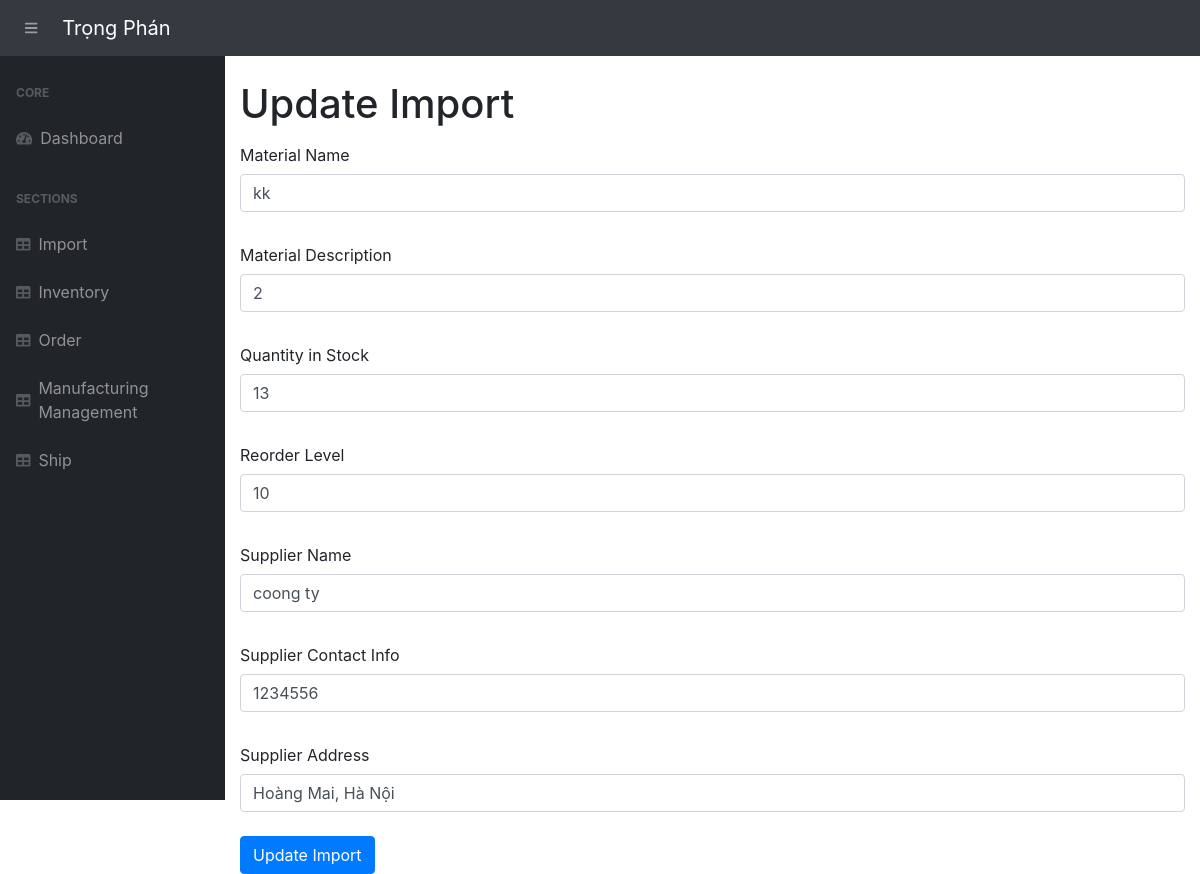
The page /update-import/5 on the database as committed earlier.
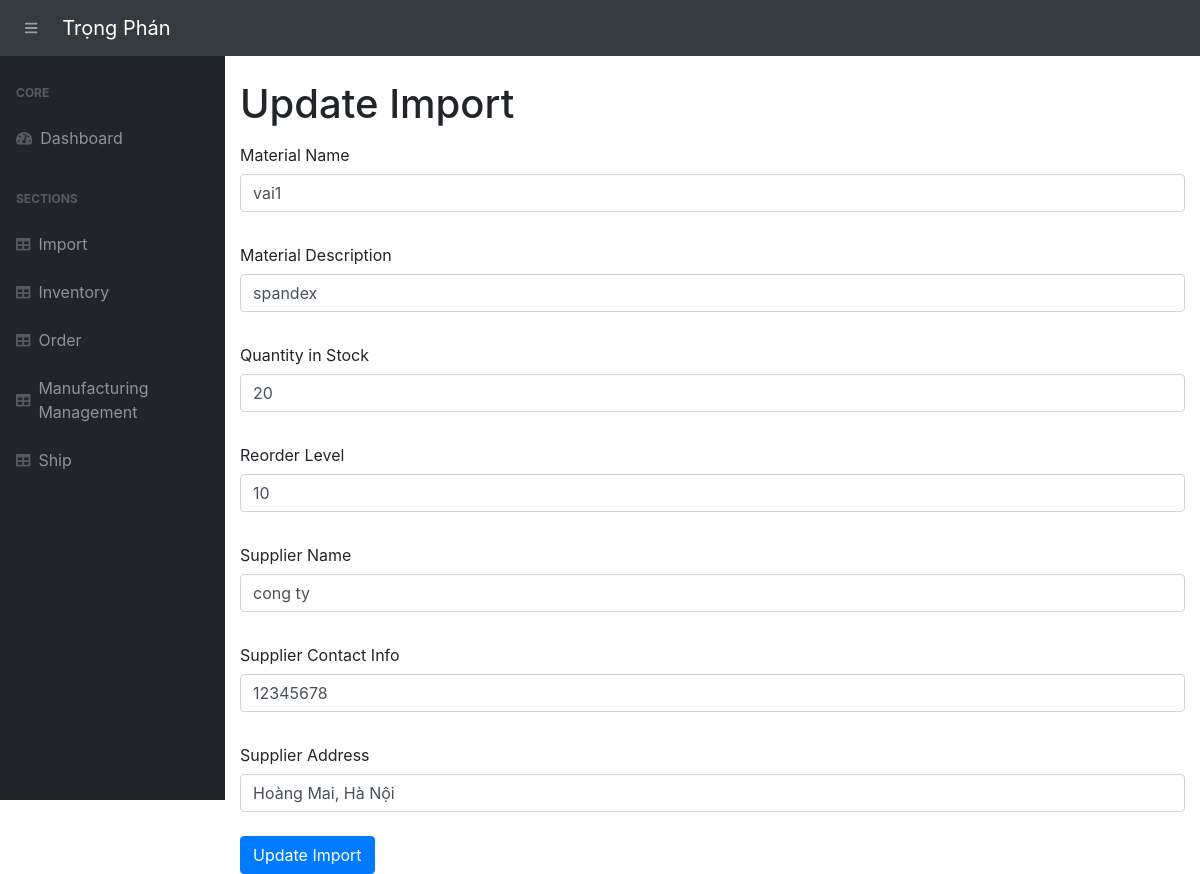
The same page on the database as committed later.
### app.py (models this page shows, shortened)
class Import(db.Model):
    __tablename__ = 'imports'
    import_id = db.Column(db.Integer, primary_key=True)
    material_name = db.Column(db.String(255), nullable=False)
    material_description = db.Column(db.String(255))
    quantity_in_stock = db.Column(db.Integer, default=0)
    reorder_level = db.Column(db.Integer, default=10)
    sup_name = db.Column(db.String(255), nullable=False)
    sup_contact_info = db.Column(db.String(255), nullable=False)
    sup_address = db.Column(db.String(255), nullable=False)
    status = db.Column(db.String(50), default="Supplied")
    section_name = db.Column(db.String(255))  # Section name for classification
    category = db.Column(db.String(255))  # Category of the material

### app.py (the view, shortened to what this page needs)
@app.route('/update-import/<int:import_id>', methods=["POST", "GET"])
def update_import(import_id):
    import_record = Import.query.get_or_404(import_id)
    return render_template("update-import.html", import_record=import_record)

### templates/update-import.html (shortened to what this page needs)
{% extends 'base.html' %}
{% block content %}
<main>
    <div class="container-fluid">
        <h1 class="mt-4">Update Import</h1>
        <form action="/update-import/{{ import_record.import_id }}" method="POST">
            <label for="material_name" class="col-form-label">Material Name</label>
            <input type="text" name="material_name" class="form-control" value="{{ import_record.material_name }}" required><br>
            <label for="material_description" class="col-form-label">Material Description</label>
            <input type="text" name="material_description" class="form-control" value="{{ import_record.material_description }}"><br>
            <label for="quantity_in_stock" class="col-form-label">Quantity in Stock</label>
            <input type="number" name="quantity_in_stock" class="form-control" value="{{ import_record.quantity_in_stock }}" required><br>
            <label for="reorder_level" class="col-form-label">Reorder Level</label>
            <input type="number" name="reorder_level" class="form-control" value="{{ import_record.reorder_level }}"><br>
            <label for="sup_name" class="col-form-label">Supplier Name</label>
            <input type="text" name="sup_name" class="form-control" value="{{ import_record.sup_name }}" required><br>
            <label for="sup_contact_info" class="col-form-label">Supplier Contact Info</label>
            <input type="text" name="sup_contact_info" class="form-control" value="{{ import_record.sup_contact_info }}" required><br>
            <label for="sup_address" class="col-form-label">Supplier Address</label>
            <input type="text" name="sup_address" class="form-control" value="{{ import_record.sup_address }}" required><br>
            <button type="submit" class="btn btn-primary">Update Import</button>
        </form>
    </div>
</main>
{% endblock %}

Rows that differ between the two databases and show on the page:
changed Import "Hoàng Mai, Hà Nội": material_name "kk" → "vai1"; material_description "2" → "spandex"; quantity_in_stock "13" → "20"; sup_name "coong ty" → "cong ty"; sup_contact_info "1234556" → "12345678"
